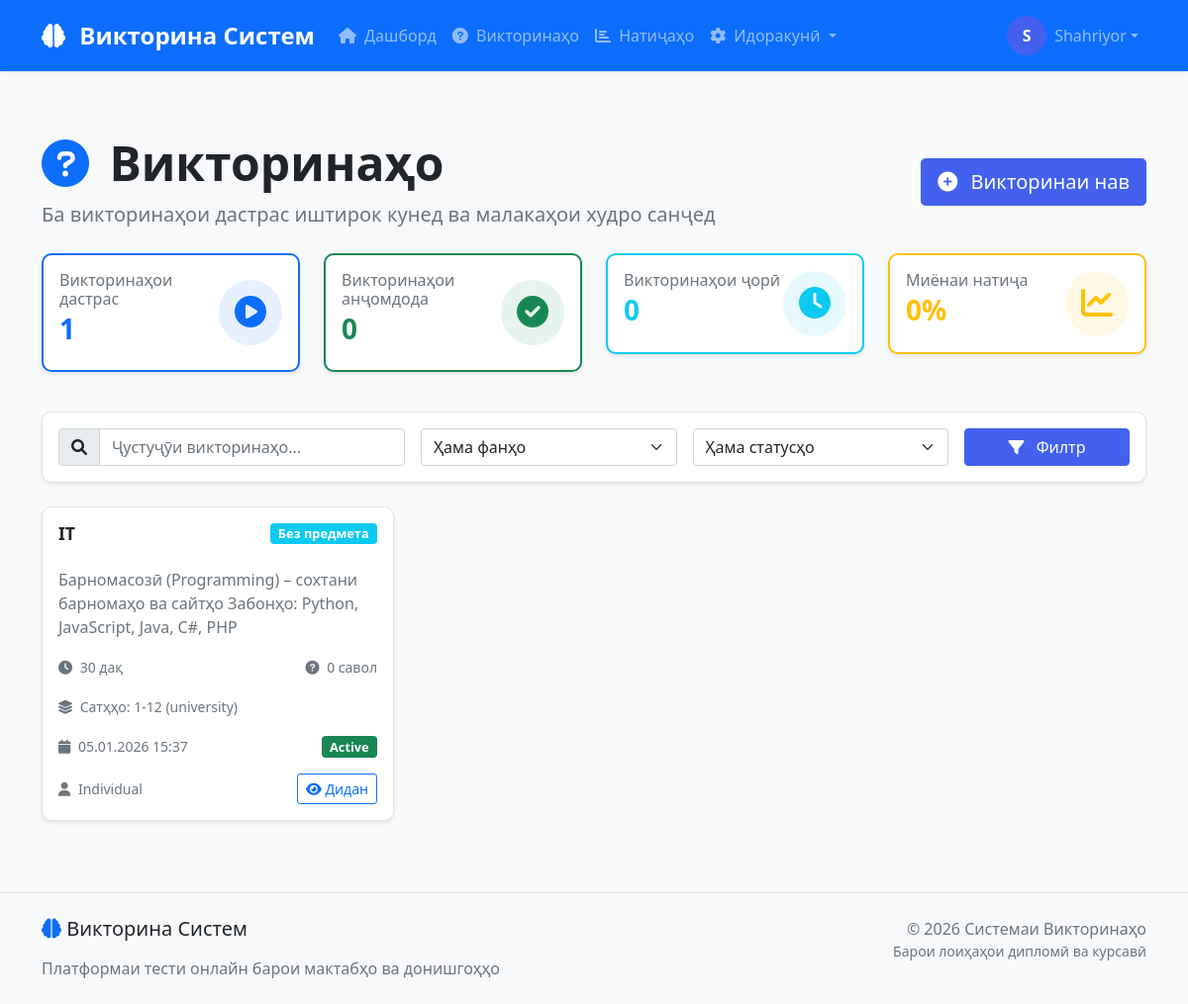
/quizzes/ (signed in), run on an earlier commit of the app's database.
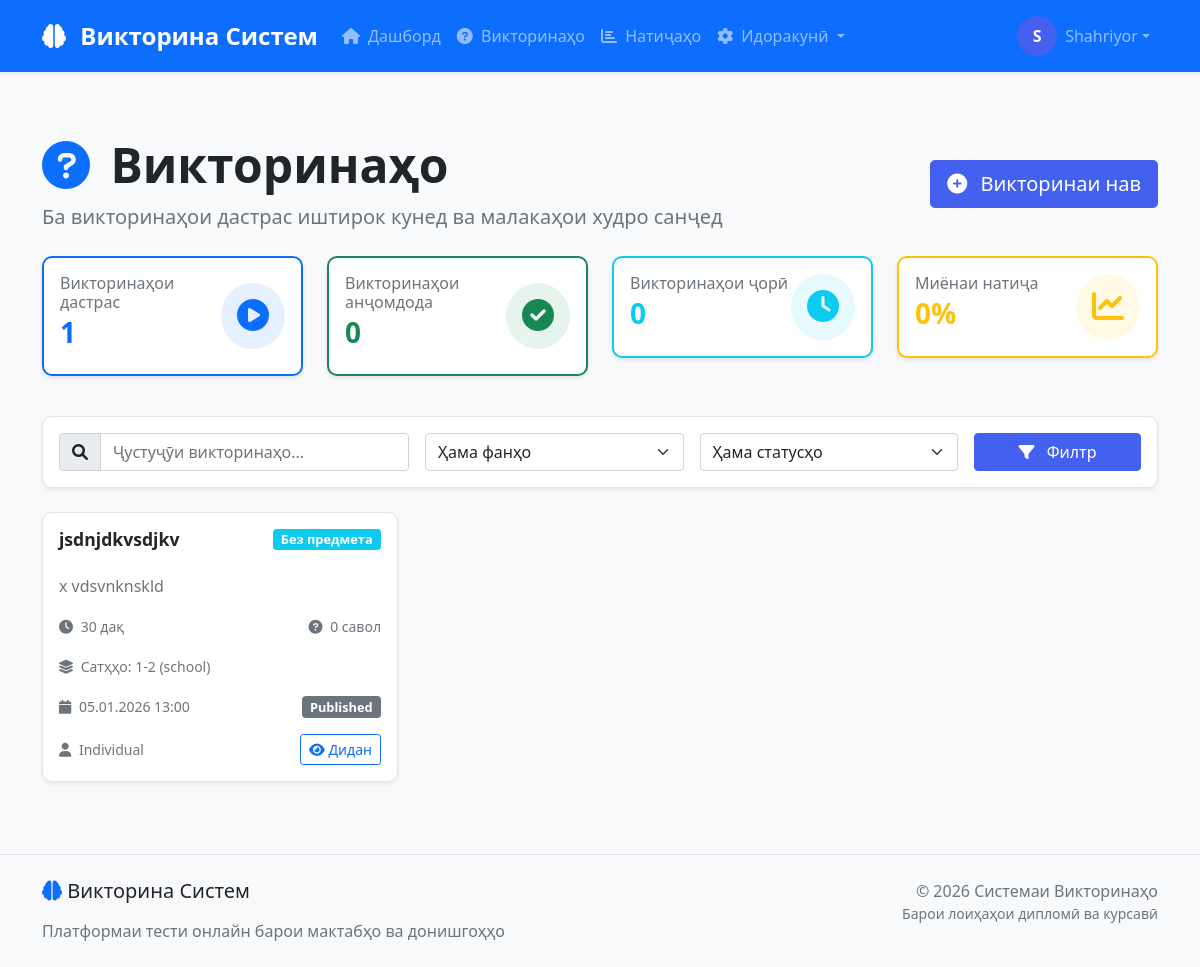
And on a later commit of the database.
### core/models.py (models this page shows, shortened)
class Quiz(models.Model):
    MODE_CHOICES = (
        ('individual', 'Индивидуалӣ'),
        ('group', 'Гурӯҳӣ'),
    )
    LEVEL_TYPE_CHOICES = (
        ('school', 'Мактаб'),
        ('university', 'Донишгоҳ'),
    )
    STATUS_CHOICES = (
        ('draft', 'Навишта'),
        ('published', 'Нашршуда'),
        ('active', 'Фаъол'),
        ('finished', 'Анҷомёфта'),
    )
    title = models.CharField(max_length=200, verbose_name="Сарлавҳа")
    description = models.TextField(blank=True, verbose_name="Тавсиф")
    subject = models.ForeignKey(
        Subject,
        on_delete=models.SET_NULL,  # Изменяем на SET_NULL
        related_name='quizzes',
        verbose_name="Фан",
        null=True,  # Добавляем null
        blank=True  # Добавляем blank
    )
    quiz_mode = models.CharField(max_length=20, choices=MODE_CHOICES, verbose_name="Реҷаи викторина")
    level_type = models.CharField(max_length=20, choices=LEVEL_TYPE_CHOICES, verbose_name="Навъи сатҳ")
    start_level = models.IntegerField(verbose_name="Сатҳи оғоз")
    end_level = models.IntegerField(verbose_name="Сатҳи анҷом")
    start_time = models.DateTimeField(verbose_name="Вақти оғоз")
    end_time = models.DateTimeField(verbose_name="Вақти анҷом")
    is_online = models.BooleanField(default=True, verbose_name="Онлайн")
    status = models.CharField(max_length=20, choices=STATUS_CHOICES, default='draft', verbose_name="Статус")
    time_limit = models.IntegerField(default=30, verbose_name="Мӯҳлати вақт (дақиқа)", help_text="Дақиқаҳо")
    max_attempts = models.IntegerField(default=1, verbose_name="Максимум кӯшишҳо", help_text="Максимум кӯшишҳо")
    pass_percentage = models.IntegerField(default=60, verbose_name="Фоиз барои гузарондан", help_text="Фоизи гузарондан")
    created_by = models.ForeignKey(User, on_delete=models.CASCADE, related_name='created_quizzes', verbose_name="Эҷодкунанда")
    created_at = models.DateTimeField(auto_now_add=True, verbose_name="Санаи эҷод")
    class Meta:
        verbose_name = 'Викторина'
        verbose_name_plural = 'Викторинаҳо'
        ordering = ['-created_at']

### core/views.py (the view, shortened to what this page needs)
# urls.py: path('quizzes/', views.quiz_list_view, name='quiz_list'),
@login_required
def quiz_list_view(request):
    try:
        print("=== НАЧАЛО quiz_list_view ===")
        if request.user.role in ['admin', 'teacher']:
            quizzes = Quiz.objects.all()
            print(f"Админ/учитель: {quizzes.count()} викторин")
        search_query = request.GET.get('search', '')
        subject_id = request.GET.get('subject')
        if search_query:
            quizzes = quizzes.filter(title__icontains=search_query)
            print(f"После поиска '{search_query}': {quizzes.count()}")
        if subject_id:
            quizzes = quizzes.filter(subject_id=subject_id)
            print(f"После фильтра по предмету {subject_id}: {quizzes.count()}")
        quizzes = quizzes[:10]
        processed_quizzes = []
        for quiz in quizzes:
            quiz_data = {
                'id': quiz.id,
                'title': quiz.title,
                'description': quiz.description[:100] if quiz.description else '',
                'subject_name': quiz.subject.name if quiz.subject else 'Без предмета',
                'question_count': quiz.questions.count(),
                'time_limit': quiz.time_limit,
                'max_attempts': quiz.max_attempts,
                'pass_percentage': quiz.pass_percentage,
                'start_level': quiz.start_level,
                'end_level': quiz.end_level,
                'status': quiz.status,
                'quiz_mode': quiz.quiz_mode,
                'level_type': quiz.level_type,
                'start_time': quiz.start_time,
                'end_time': quiz.end_time,
                'created_at': quiz.created_at,
            }
            processed_quizzes.append(quiz_data)
        subjects = Subject.objects.all()[:5] if request.user.role in ['admin', 'teacher'] else []
        context = {
            'quizzes': processed_quizzes,  # Используем список словарей вместо QuerySet
            'subjects': subjects,
            'search_query': search_query,
            'stats': {
                'available_quizzes': len(processed_quizzes),
                'active_quizzes_count': len(processed_quizzes),
                'completed_quizzes_count': 0,
                'total_participants': 0,
            }
        }
        print("=== УСПЕШНО ЗАВЕРШЕНО ===")
        return render(request, 'quizzes/list_simple.html', context)
    except Exception as e:
        print(f"=== ОШИБКА: {str(e)} ===")
        print(traceback.format_exc())
        error_html = f"""
        <!DOCTYPE html>
        <html>
        <head>
            <title>Ошибка</title>
            <style>
                body {{ font-family: Arial, sans-serif; padding: 20px; }}
                .error {{ background: #ffe6e6; border: 1px solid #ff9999; padding: 20px; border-radius: 5px; }}
                pre {{ background: #f5f5f5; padding: 10px; overflow: auto; }}
            </style>
        </head>
        <body>
            <h1>Ошибка в отображении викторин</h1>
            <div class="error">
                <h3>Тип ошибки: {type(e).__name__}</h3>
                <p><strong>Сообщение:</strong> {str(e)}</p>
                <h4>Traceback:</h4>
                <pre>{traceback.format_exc()}</pre>
            </div>
            <p><a href="/">Вернуться на главную</a></p>
        </body>
        </html>
        """
        return HttpResponse(error_html)

### template/quizzes/list_simple.html (shortened to what the changed rows need)
{% extends "base.html" %}
{% block content %}
<div class="container py-4">
    <div class="d-flex justify-content-between align-items-center mb-4">
        <div>
            <h1 class="display-5 fw-bold">
                <i class="fas fa-question-circle me-2 text-primary"></i>
                Викторинаҳо
            </h1>
        </div>
    </div>
    <div class="row" id="quizzesContainer">
        {% for quiz in quizzes %}
        <div class="col-md-6 col-lg-4 mb-4">
            <div class="card h-100 shadow-sm">
                <div class="card-body">
                    <div class="d-flex justify-content-between align-items-start mb-3">
                        <h5 class="card-title fw-bold">{{ quiz.title }}</h5>
                        <span class="badge bg-info">{{ quiz.subject_name }}</span>
                    </div>
                    <p class="card-text text-muted mb-3">{{ quiz.description }}</p>
                    <div class="row mb-3">
                        <div class="col-6">
                            <small class="text-muted">
                                <i class="fas fa-clock me-1"></i>
                                {{ quiz.time_limit }} дақ
                            </small>
                        </div>
                        <div class="col-6 text-end">
                            <small class="text-muted">
                                <i class="fas fa-question-circle me-1"></i>
                                {{ quiz.question_count }} савол
                            </small>
                        </div>
                    </div>
                    <div class="row mb-3">
                        <div class="col-12">
                            <small class="text-muted">
                                <i class="fas fa-layer-group me-1"></i>
                                Сатҳҳо: {{ quiz.start_level }}-{{ quiz.end_level }} ({{ quiz.level_type }})
                            </small>
                        </div>
                    </div>
                    <div class="row mb-3">
                        <div class="col-6">
                            <small class="text-muted">
                                <i class="fas fa-calendar me-1"></i>
                                {{ quiz.start_time|date:"d.m.Y H:i" }}
                            </small>
                        </div>
                        <div class="col-6 text-end">
                            <span class="badge
                                {% if quiz.status == 'active' %}bg-success
                                {% elif quiz.status == 'upcoming' %}bg-warning
                                {% else %}bg-secondary{% endif %}">
                                {{ quiz.status|title }}
                            </span>
                        </div>
                    </div>
                    <div class="d-flex justify-content-between align-items-center mt-3">
                        <small class="text-muted">
                            <i class="fas fa-user me-1"></i>
                            {{ quiz.quiz_mode|title }}
                        </small>
                        <div class="btn-group">
                            <a href="{% url 'quiz_detail' quiz.id %}" class="btn btn-sm btn-outline-primary">
                                <i class="fas fa-eye"></i> Дидан
                            </a>
                        </div>
                    </div>
                </div>
            </div>
        </div>
        {% endfor %}
    </div>
</div>
{% endblock %}

What changed in the data, as far as the page shows it:
removed Quiz: title "IT", subject_name "Без предмета", description "Барномасозӣ (Programming) – сохтани барномаҳо ва сайтҳо Забонҳо: Python, JavaScript, Java, C#, PHP", time_limit "30", question_count "0", start_level "1", end_level "12", level_type "university", start_time "05.01.2026 15:37", status "Active", quiz_mode "Individual"
added Quiz: title "jsdnjdkvsdjkv", subject_name "Без предмета", description "x vdsvnknskld", time_limit "30", question_count "0", start_level "1", end_level "2", level_type "school", start_time "05.01.2026 13:00", status "Published", quiz_mode "Individual"
